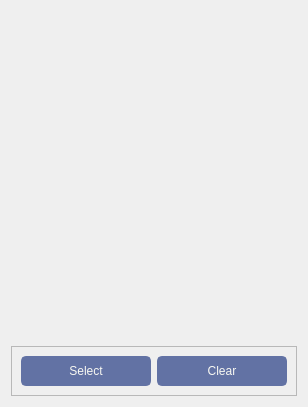
<?xml version="1.0" encoding="UTF-8"?>
<ui version="4.0">
 <class>Form</class>
 <widget class="QWidget" name="Form">
  <property name="geometry">
   <rect>
    <x>0</x>
    <y>0</y>
    <width>308</width>
    <height>407</height>
   </rect>
  </property>
  <property name="windowTitle">
   <string>Columns</string>
  </property>
  <property name="styleSheet">
   <string notr="true">QListWidget {	
	background-color: transparent;
	padding: 10px;
	border-radius: 5px;
	gridline-color: #9faeda;
    outline: none;
}


QPushButton {
	border: 2px solid #6272a4;
	border-radius: 5px;
	background-color: #6272a4;
	color: #f8f8f2;
}

QPushButton:hover {
	background-color: #bd93f9;
	border: 2px solid #7082b6;
}

QPushButton:pressed {
	background-color: #ff79c6;
	border: 2px solid #ff79c6;
}

QCheckBox::indicator {
    border: 3px solid #6272a4;
	width: 15px;
	height: 15px;
	border-radius: 10px;
    background: #6272a4;
}
QCheckBox::indicator:hover {
    border: 3px solid rgb(119, 136, 187);
}
QCheckBox::indicator:checked {
    background: 3px solid #bd93f9;
	border: 3px solid #bd93f9;	
	background-image: url(:/icons/images/icons/cil-check-alt.png);
}

QScrollBar:horizontal {
    border: none;
    background: #6272a4;
    height: 8px;
    margin: 0px 21px 0 21px;
	border-radius: 0px;
}
QScrollBar::handle:horizontal {
    background: rgb(189, 147, 249);
    min-width: 25px;
	border-radius: 4px
}
QScrollBar::add-line:horizontal {
    border: none;
    background: #6272a4;
    width: 20px;
	border-top-right-radius: 4px;
    border-bottom-right-radius: 4px;
    subcontrol-position: right;
    subcontrol-origin: margin;
}
QScrollBar::sub-line:horizontal {
    border: none;
    background: #6272a4;
    width: 20px;
	border-top-left-radius: 4px;
    border-bottom-left-radius: 4px;
    subcontrol-position: left;
    subcontrol-origin: margin;
}
QScrollBar::up-arrow:horizontal, QScrollBar::down-arrow:horizontal
{
     background: none;
}
QScrollBar::add-page:horizontal, QScrollBar::sub-page:horizontal
{
     background: none;
}
 QScrollBar:vertical {
	border: none;
    background-color: #6272a4;
    width: 8px;
    margin: 21px 0 21px 0;
	border-radius: 0px;
 }
 QScrollBar::handle:vertical {	
	background: rgb(189, 147, 249);
    min-height: 25px;
	border-radius: 4px
 }
 QScrollBar::add-line:vertical {
     border: none;
    background: #6272a4;
     height: 20px;
	border-bottom-left-radius: 4px;
    border-bottom-right-radius: 4px;
     subcontrol-position: bottom;
     subcontrol-origin: margin;
 }
 QScrollBar::sub-line:vertical {
	border: none;
    background: #6272a4;
     height: 20px;
	border-top-left-radius: 4px;
    border-top-right-radius: 4px;
     subcontrol-position: top;
     subcontrol-origin: margin;
 }
 QScrollBar::up-arrow:vertical, QScrollBar::down-arrow:vertical {
     background: none;
 }

 QScrollBar::add-page:vertical, QScrollBar::sub-page:vertical {
     background: none;
 }</string>
  </property>
  <layout class="QGridLayout" name="gridLayout">
   <item row="0" column="0">
    <widget class="QListWidget" name="columns_list"/>
   </item>
   <item row="1" column="0">
    <widget class="QFrame" name="frame">
     <property name="frameShape">
      <enum>QFrame::StyledPanel</enum>
     </property>
     <property name="frameShadow">
      <enum>QFrame::Raised</enum>
     </property>
     <layout class="QHBoxLayout" name="horizontalLayout">
      <item>
       <widget class="QPushButton" name="btn_select">
        <property name="minimumSize">
         <size>
          <width>90</width>
          <height>30</height>
         </size>
        </property>
        <property name="maximumSize">
         <size>
          <width>16777215</width>
          <height>30</height>
         </size>
        </property>
        <property name="text">
         <string>Select</string>
        </property>
        <property name="icon">
         <iconset resource="../../static/resource.qrc">
          <normaloff>:/icon/icon/check-circle.svg</normaloff>:/icon/icon/check-circle.svg</iconset>
        </property>
       </widget>
      </item>
      <item>
       <widget class="QPushButton" name="btn_clear">
        <property name="minimumSize">
         <size>
          <width>90</width>
          <height>30</height>
         </size>
        </property>
        <property name="text">
         <string>Clear</string>
        </property>
        <property name="icon">
         <iconset resource="../../static/resource.qrc">
          <normaloff>:/icon/icon/trash-2.svg</normaloff>:/icon/icon/trash-2.svg</iconset>
        </property>
       </widget>
      </item>
     </layout>
    </widget>
   </item>
  </layout>
 </widget>
 <resources>
  <include location="../../static/resource.qrc"/>
 </resources>
 <connections/>
</ui>
